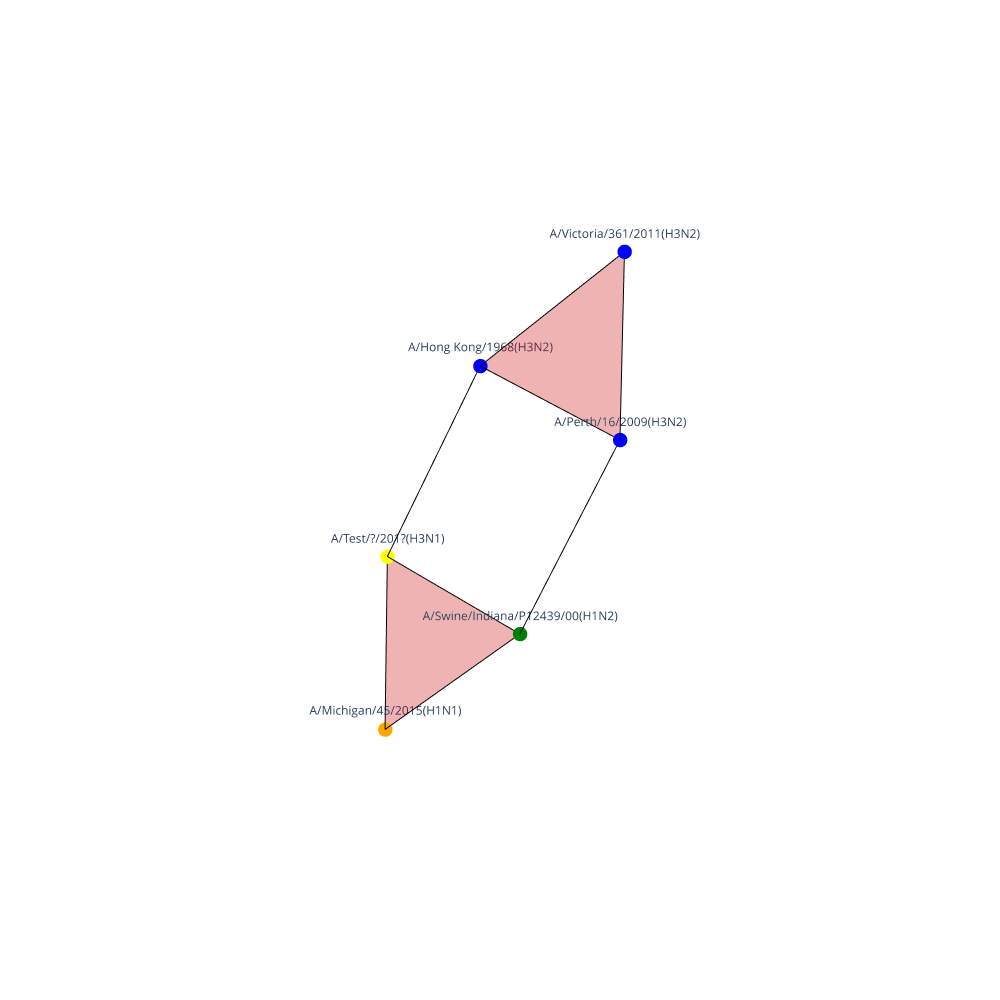

The notebook cell saved with this chart:
### Code cell
print("Visualizing 3D simplicial complex at filtration time 2126")
visualize_simplicial_complex(simplex_tree, 2133, vertex_names=labels)

### Figure 1 — Plotly figure (JSON) as saved in the notebook; plotly's stock layout.template omitted (floating-point values rounded to 4 significant figures)
{"data": [{"hoverinfo": "text", "marker": {"color": ["orange", "green", "blue", "blue", "blue", "yellow"], "size": 5}, "mode": "markers+text", "text": ["A/Michigan/45/2015(H1N1)", "A/Swine/Indiana/P12439/00(H1N2)", "A/Perth/16/2009(H3N2)", "A/Hong Kong/1968(H3N2)", "A/Victoria/361/2011(H3N2)", "A/Test/?/201?(H3N1)"], "textposition": "top center", "type": "scatter3d", "x": [0.6944, 0.1824, -0.3773, -0.1825, -0.6945, 0.3775], "y": [-0.0659, 0.3087, 0.3618, -0.3087, 0.06597, -0.3619], "z": [-0.9999, -0.4928, 0.3131, 0.4929, 1, -0.3133]}, {"hoverinfo": "none", "line": {"color": ["black", "black", "black", "black", "black", "black", "black", "black", "black", "black", "black", "black", "black", "black", "black", "black", "black", "black", "black", "black", "black", "black", "black", "black"], "width": 2}, "mode": "lines", "type": "scatter3d", "x": [0.6944, 0.3775, null, 0.6944, 0.1824, null, 0.1824, 0.3775, null, 0.1824, -0.3773, null, -0.3773, -0.6945, null, -0.3773, -0.1825, null, -0.1825, -0.6945, null, -0.1825, 0.3775, null], "y": [-0.0659, -0.3619, null, -0.0659, 0.3087, null, 0.3087, -0.3619, null, 0.3087, 0.3618, null, 0.3618, 0.06597, null, 0.3618, -0.3087, null, -0.3087, 0.06597, null, -0.3087, -0.3619, null], "z": [-0.9999, -0.3133, null, -0.9999, -0.4928, null, -0.4928, -0.3133, null, -0.4928, 0.3131, null, 0.3131, 1, null, 0.3131, 0.4929, null, 0.4929, 1, null, 0.4929, -0.3133, null]}, {"color": "red", "opacity": 0.3, "type": "mesh3d", "x": [-0.3773, -0.1825, -0.6945], "y": [0.3618, -0.3087, 0.06597], "z": [0.3131, 0.4929, 1]}, {"color": "red", "opacity": 0.3, "type": "mesh3d", "x": [0.6944, 0.1824, 0.3775], "y": [-0.0659, 0.3087, -0.3619], "z": [-0.9999, -0.4928, -0.3133]}], "layout": {"height": 1000, "margin": {"b": 0, "l": 0, "r": 0, "t": 0}, "scene": {"aspectmode": "auto", "aspectratio": {"x": 1.101, "y": 0.5734, "z": 1.585}, "camera": {"center": {"x": 0, "y": 0, "z": 0}, "eye": {"x": 2.338, "y": 2.338, "z": 2.338}, "projection": {"type": "perspective"}, "up": {"x": 0, "y": 0, "z": 1}}, "xaxis": {"type": "linear", "visible": false}, "yaxis": {"type": "linear", "visible": false}, "zaxis": {"type": "linear", "visible": false}}, "showlegend": false, "width": 1000}}
